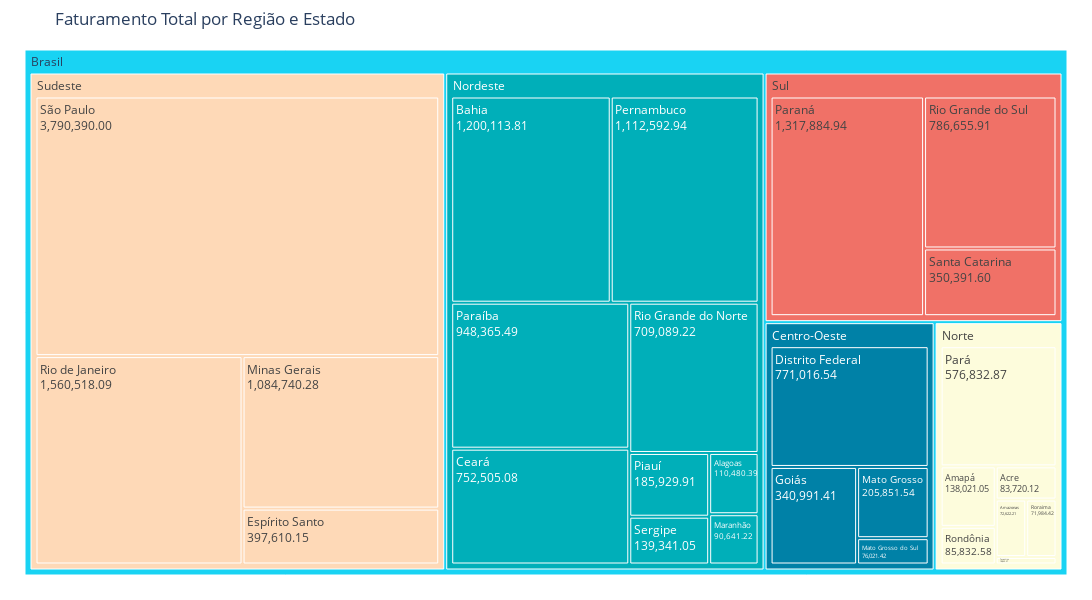

The cell this chart's notebook holds for it:
### Code cell
# 3. Criar o gráfico Treemap
fig = px.treemap(
    vendas_2023,
    path=[px.Constant("Brasil"), 'regiao', 'uf'], # Hierarquia: Raiz -> Região -> Estado
    values='faturamento',            # Tamanho baseado no faturamento
    color='regiao',                  # Coloração por região
    color_discrete_map=cores_regiao, # Aplicando as cores definidas
    width=1400, # Largura do gráfico
    height=600, # Altura do gráfico
    title='Faturamento Total por Região e Estado',
)

# 4. Ajustes visuais
fig.update_traces(textinfo='label+value', texttemplate="%{label}<br>%{value:,.2f}")  # Mostrar nome + valor
fig.update_layout(width=1400, height=600, margin = dict(t=50, l=25, r=25, b=25))

# 5. Exibir gráfico
fig.show()

### Figure 1 — Plotly figure (JSON) as saved in the notebook; plotly's stock layout.template omitted (floating-point values rounded to 4 significant figures)
{"data": [{"branchvalues": "total", "customdata": [["(?)"], ["Centro-Oeste"], ["Centro-Oeste"], ["Centro-Oeste"], ["Centro-Oeste"], ["Centro-Oeste"], ["Nordeste"], ["Nordeste"], ["Nordeste"], ["Nordeste"], ["Nordeste"], ["Nordeste"], ["Nordeste"], ["Nordeste"], ["Nordeste"], ["Nordeste"], ["Norte"], ["Norte"], ["Norte"], ["Norte"], ["Norte"], ["Norte"], ["Norte"], ["Norte"], ["Sudeste"], ["Sudeste"], ["Sudeste"], ["Sudeste"], ["Sudeste"], ["Sul"], ["Sul"], ["Sul"], ["Sul"]], "domain": {"x": [0, 1], "y": [0, 1]}, "hovertemplate": "labels=%{label}<br>faturamento=%{value}<br>parent=%{parent}<br>id=%{id}<br>regiao=%{customdata[0]}<extra></extra>", "ids": ["Brasil", "Brasil/Centro-Oeste/Mato Grosso do Sul", "Brasil/Centro-Oeste/Mato Grosso", "Brasil/Centro-Oeste", "Brasil/Centro-Oeste/Distrito Federal", "Brasil/Centro-Oeste/Goiás", "Brasil/Nordeste/Maranhão", "Brasil/Nordeste/Sergipe", "Brasil/Nordeste/Piauí", "Brasil/Nordeste/Ceará", "Brasil/Nordeste/Rio Grande do Norte", "Brasil/Nordeste/Bahia", "Brasil/Nordeste/Pernambuco", "Brasil/Nordeste", "Brasil/Nordeste/Paraíba", "Brasil/Nordeste/Alagoas", "Brasil/Norte/Pará", "Brasil/Norte/Acre", "Brasil/Norte/Amazonas", "Brasil/Norte/Roraima", "Brasil/Norte/Amapá", "Brasil/Norte", "Brasil/Norte/Tocantins", "Brasil/Norte/Rondônia", "Brasil/Sudeste", "Brasil/Sudeste/Espírito Santo", "Brasil/Sudeste/Minas Gerais", "Brasil/Sudeste/Rio de Janeiro", "Brasil/Sudeste/São Paulo", "Brasil/Sul", "Brasil/Sul/Paraná", "Brasil/Sul/Santa Catarina", "Brasil/Sul/Rio Grande do Sul"], "labels": ["Brasil", "Mato Grosso do Sul", "Mato Grosso", "Centro-Oeste", "Distrito Federal", "Goiás", "Maranhão", "Sergipe", "Piauí", "Ceará", "Rio Grande do Norte", "Bahia", "Pernambuco", "Nordeste", "Paraíba", "Alagoas", "Pará", "Acre", "Amazonas", "Roraima", "Amapá", "Norte", "Tocantins", "Rondônia", "Sudeste", "Espírito Santo", "Minas Gerais", "Rio de Janeiro", "São Paulo", "Sul", "Paraná", "Santa Catarina", "Rio Grande do Sul"], "marker": {"colors": ["#19d3f3", "#0081a7", "#0081a7", "#0081a7", "#0081a7", "#0081a7", "#00afb9", "#00afb9", "#00afb9", "#00afb9", "#00afb9", "#00afb9", "#00afb9", "#00afb9", "#00afb9", "#00afb9", "#fdfcdc", "#fdfcdc", "#fdfcdc", "#fdfcdc", "#fdfcdc", "#fdfcdc", "#fdfcdc", "#fdfcdc", "#fed9b7", "#fed9b7", "#fed9b7", "#fed9b7", "#fed9b7", "#f07167", "#f07167", "#f07167", "#f07167"]}, "name": "", "parents": ["", "Brasil/Centro-Oeste", "Brasil/Centro-Oeste", "Brasil", "Brasil/Centro-Oeste", "Brasil/Centro-Oeste", "Brasil/Nordeste", "Brasil/Nordeste", "Brasil/Nordeste", "Brasil/Nordeste", "Brasil/Nordeste", "Brasil/Nordeste", "Brasil/Nordeste", "Brasil", "Brasil/Nordeste", "Brasil/Nordeste", "Brasil/Norte", "Brasil/Norte", "Brasil/Norte", "Brasil/Norte", "Brasil/Norte", "Brasil", "Brasil/Norte", "Brasil/Norte", "Brasil", "Brasil/Sudeste", "Brasil/Sudeste", "Brasil/Sudeste", "Brasil/Sudeste", "Brasil", "Brasil/Sul", "Brasil/Sul", "Brasil/Sul"], "textinfo": "label+value", "texttemplate": "%{label}<br>%{value:,.2f}", "type": "treemap", "values": [16980000.0, 76020.0, 205900.0, 1394000.0, 771000.0, 341000.0, 90640.0, 139300.0, 185900.0, 752500.0, 709100.0, 1200000.0, 1113000.0, 5249000.0, 948400.0, 110500.0, 576800.0, 83720.0, 72620.0, 71980.0, 138000.0, 1048000.0, 18860.0, 85830.0, 6833000.0, 397600.0, 1085000.0, 1561000.0, 3790000.0, 2455000.0, 1318000.0, 350400.0, 786700.0]}], "layout": {"height": 600, "legend": {"tracegroupgap": 0}, "margin": {"b": 25, "l": 25, "r": 25, "t": 50}, "title": {"text": "Faturamento Total por Região e Estado"}, "width": 1400}}
